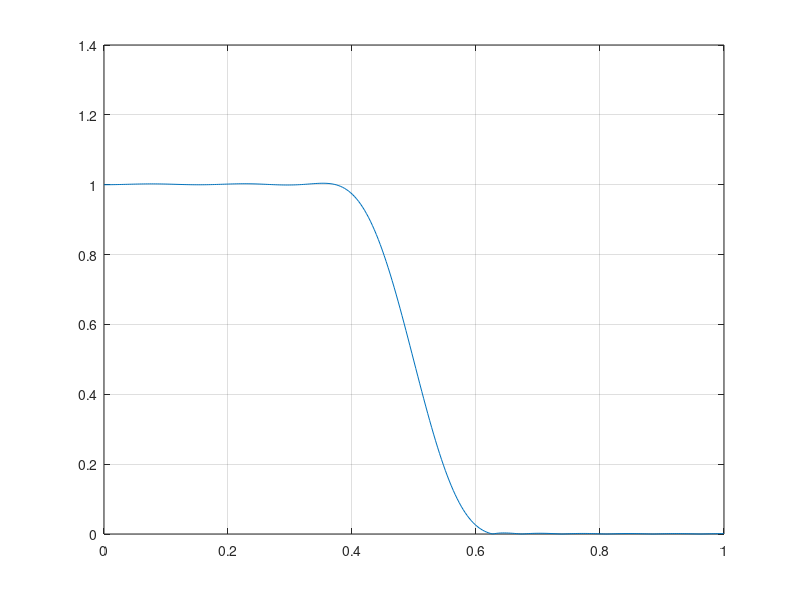

The MATLAB script that drew this image:
clc; close all;
wc = 0.5*pi;
N = 24;

w = 0:0.01:pi;
b = fir1(N,wc/pi,kaiser(N+1, 4.5));
h = freqz(b,1,w);
plot(w/pi, abs(h))
grid;